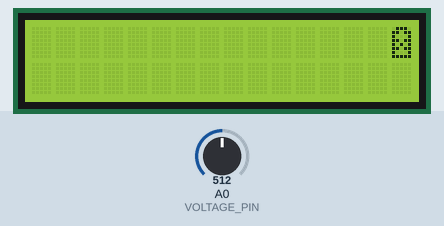
Bench run of a sketch on a simulated Arduino Uno, built with avr-gcc and run on an emulated ATmega328P. Parts: 16×2 character LCD. The test bench sets the inputs (shaded band); at power-on: A0 (VOLTAGE_PIN) = 512.

Above: at 1.3 s.
1.4 s: A0 (VOLTAGE_PIN) set to 677
2.9 s: A0 (VOLTAGE_PIN) set to 701
4.4 s: A0 (VOLTAGE_PIN) set to 734
5.9 s: A0 (VOLTAGE_PIN) set to 765
At 7.1 s:
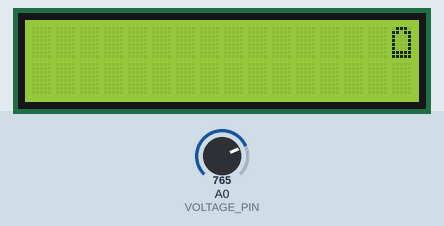
7.4 s: A0 (VOLTAGE_PIN) set to 900
9.1 s: A0 (VOLTAGE_PIN) set to 922
10.6 s: A0 (VOLTAGE_PIN) set to 946
At 11.3 s:
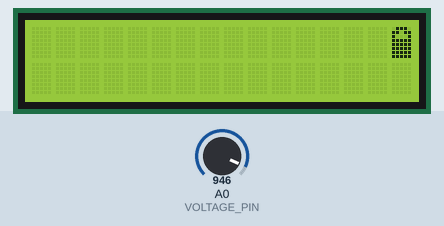
Timing chart, 0 to 13.1 s (numbered marks = the images above; inputs shaded):
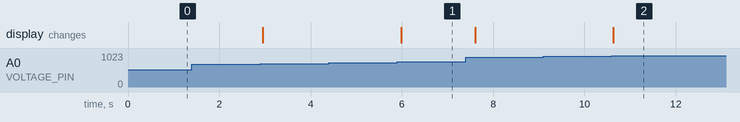

The sketch:

Bateria_Voltimetro.ino
```cpp
/**
 * Nome: Luiz Guilherme M. S. Ito
 * Voltimetro
 * Date: Jun 1, 2020
 *
 * NOTE: O Voltímetro só é capaz de medir tensões de 0 - 5V.
 * Para tensões maiores, utilizar módulos divisores de Tensão para 5V de saída
 *
 */

#include <LiquidCrystal_I2C.h>

// Constants
int VOLTAGE_PIN = A0;

// Global variables
LiquidCrystal_I2C lcd(0x27,16,2);

// ----- Bits para Caracteres Especiais para Bateria -----
byte bat0[8] = {
  B01110,
  B11011,
  B10001,
  B11011,
  B10101,
  B11011,
  B10001,
  B11111
};
byte bat1[8] = {
  B01110,
  B11011,
  B10001,
  B10001,
  B10001,
  B10001,
  B10001,
  B11111
};
byte bat2[8] = {
  B01110,
  B11011,
  B10001,
  B10001,
  B10001,
  B10001,
  B11111,
  B11111
};
byte bat3[8] = {
  B01110,
  B11011,
  B10001,
  B10001,
  B10001,
  B11111,
  B11111,
  B11111
};
byte bat4[8] = {
  B01110,
  B11011,
  B10001,
  B10001,
  B11111,
  B11111,
  B11111,
  B11111
};
byte bat5[8] = {
  B01110,
  B11011,
  B10001,
  B11111,
  B11111,
  B11111,
  B11111,
  B11111
};
byte bat6[8] = {
  B01110,
  B11011,
  B11111,
  B11111,
  B11111,
  B11111,
  B11111,
  B11111
};
byte bat7[8] = {
  B01110,
  B11111,
  B11111,
  B11111,
  B11111,
  B11111,
  B11111,
  B11111
};

void setup() {

  // Initialize the LCD and clear it
  lcd.begin(16, 2);
  lcd.clear();

  lcd.createChar(0, bat0);
  lcd.createChar(1, bat1);
  lcd.createChar(2, bat2);
  lcd.createChar(3, bat3);
  lcd.createChar(4, bat4);
  lcd.createChar(5, bat5);
  lcd.createChar(6, bat6);
  lcd.createChar(7, bat7);
  lcd.setCursor(15, 0);
}

void loop() {

  int sensorValue;
  float voltage;
  float porcent;

  // Read the analog value from A0
  sensorValue = analogRead(VOLTAGE_PIN);

  // Convert the analog value to a voltage
  //voltage = ((float)sensorValue * 5.0) / 1023;

  porcent = map(sensorValue, 658.9, 1023, 0, 100);

   if(porcent > 98.1){
    lcd.setCursor(15, 0);
    lcd.write(7);
    }

  else if((porcent > 91.5) && (porcent < 98.0)){
    // Display the voltage on the LCD
  lcd.setCursor(15, 0);
  //lcd.print(porcent);
  //lcd.print("%");
  lcd.write(6);
  //lcd.clear();
  }

  else if((porcent > 75.3) && (porcent < 91.4)){
    lcd.setCursor(15, 0);
    lcd.write(5);
    }

     else if((porcent > 58.6) && (porcent < 75.2)){
    lcd.setCursor(15, 0);
    lcd.write(4);
    //lcd.clear();
    }

     else if((porcent > 41.9) && (porcent < 58.5)){
    lcd.setCursor(15, 0);
    lcd.write(3);
    //lcd.clear();
    }

     else if((porcent > 25.2) && (porcent < 41.8)){
    lcd.setCursor(15, 0);
    lcd.write(2);
    //lcd.clear();
    }

     else if((porcent > 8.5) && (porcent < 25.1)){
    lcd.setCursor(15, 0);
    lcd.write(1);
    //lcd.clear();
    }

     else if((porcent < 8.49)){
    lcd.setCursor(15, 0);
    lcd.write(0);
    //lcd.clear();
    }
     // Wait 200 ms before taking another reading
  delay(200);

}
```

Measured:
- the behaviour switches between 752 and 753 on A0 (VOLTAGE_PIN) (found by bisection; images 0 and 1)
- the behaviour switches between 935 and 936 on A0 (VOLTAGE_PIN) (found by bisection; images 1 and 2)
- after the input at 1.4 s, every drawn part: stays the same
- after the input at 4.4 s, every drawn part: stays the same
- after the input at 5.9 s, the display: changes after 0.09 s (image 1)
- after the input at 9.1 s, every drawn part: stays the same
- after the input at 10.6 s, the display: changes at once (image 2)
